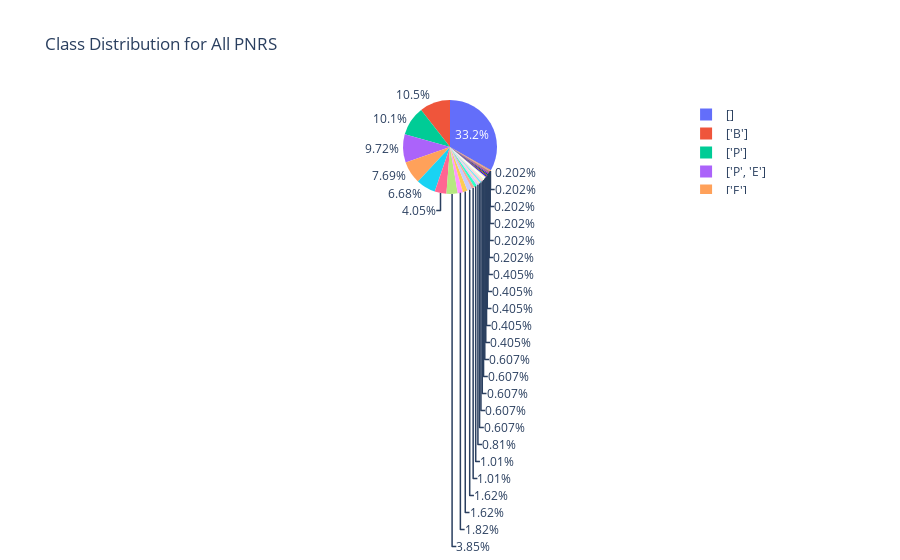
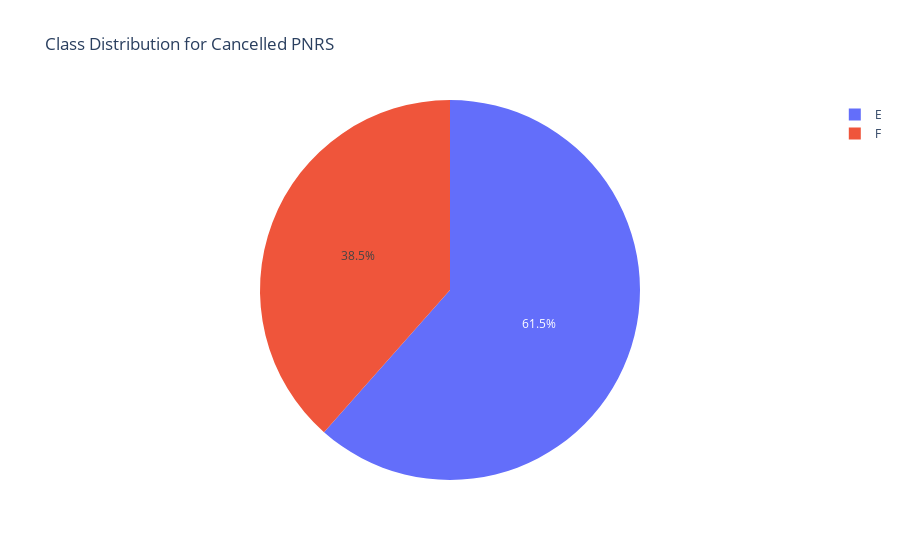

Notebook code for these charts, in order:
### Code cell
# plot for class distribution for cancelled flights
fig = px.pie(df, names='allocated_classes', title='Class Distribution for All PNRS')

# plot for class distribution for cancelled flights
fig2 = px.pie(df, names='canclled_class', title='Class Distribution for Cancelled PNRS')
fig.show()
fig2.show()

### Figure 1 — Plotly figure (JSON) as saved in the notebook; plotly's stock layout.template omitted (floating-point values rounded to 4 significant figures; data arrays with more than 128 entries replaced by an {"elided": "..."} marker saying what was removed)
{"data": [{"domain": {"x": [0, 1], "y": [0, 1]}, "hovertemplate": "allocated_classes=%{label}<extra></extra>", "labels": {"elided": "494 str values"}, "legendgroup": "", "name": "", "showlegend": true, "type": "pie"}], "layout": {"legend": {"tracegroupgap": 0}, "title": {"text": "Class Distribution for All PNRS"}}}

### Figure 2 — Plotly figure (JSON) as saved in the notebook; plotly's stock layout.template omitted (floating-point values rounded to 4 significant figures; data arrays with more than 128 entries replaced by an {"elided": "..."} marker saying what was removed)
{"data": [{"domain": {"x": [0, 1], "y": [0, 1]}, "hovertemplate": "canclled_class=%{label}<extra></extra>", "labels": {"elided": "494 str values"}, "legendgroup": "", "name": "", "showlegend": true, "type": "pie"}], "layout": {"legend": {"tracegroupgap": 0}, "title": {"text": "Class Distribution for Cancelled PNRS"}}}
